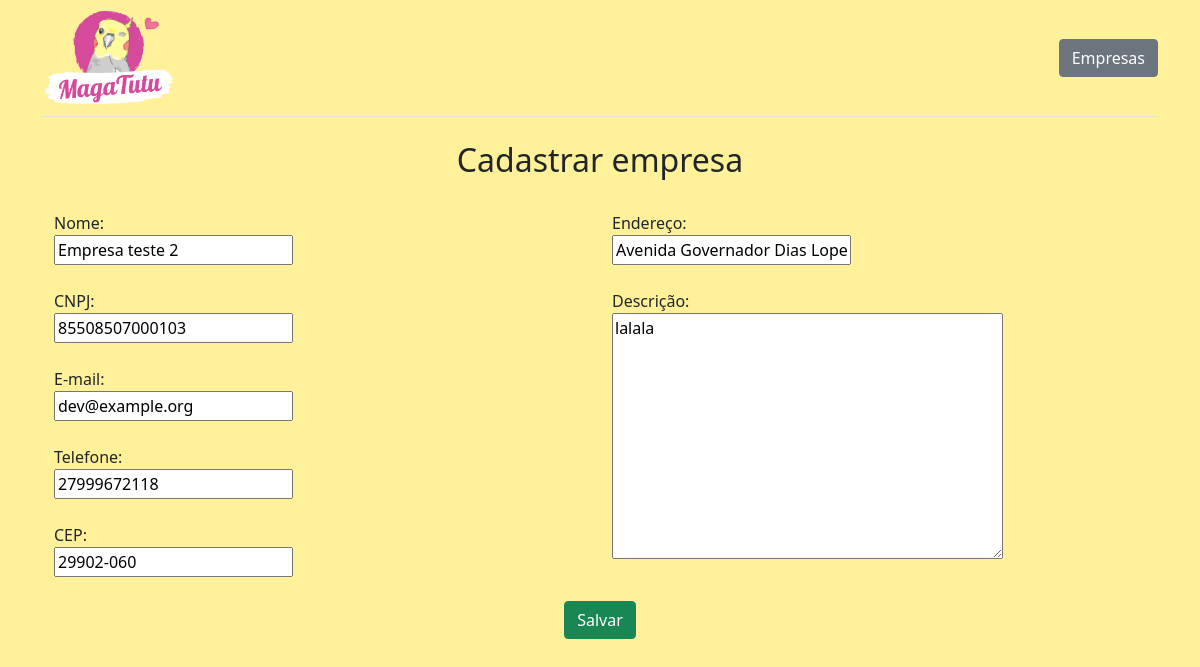
The app's page /editar-empresa/2/, older data.
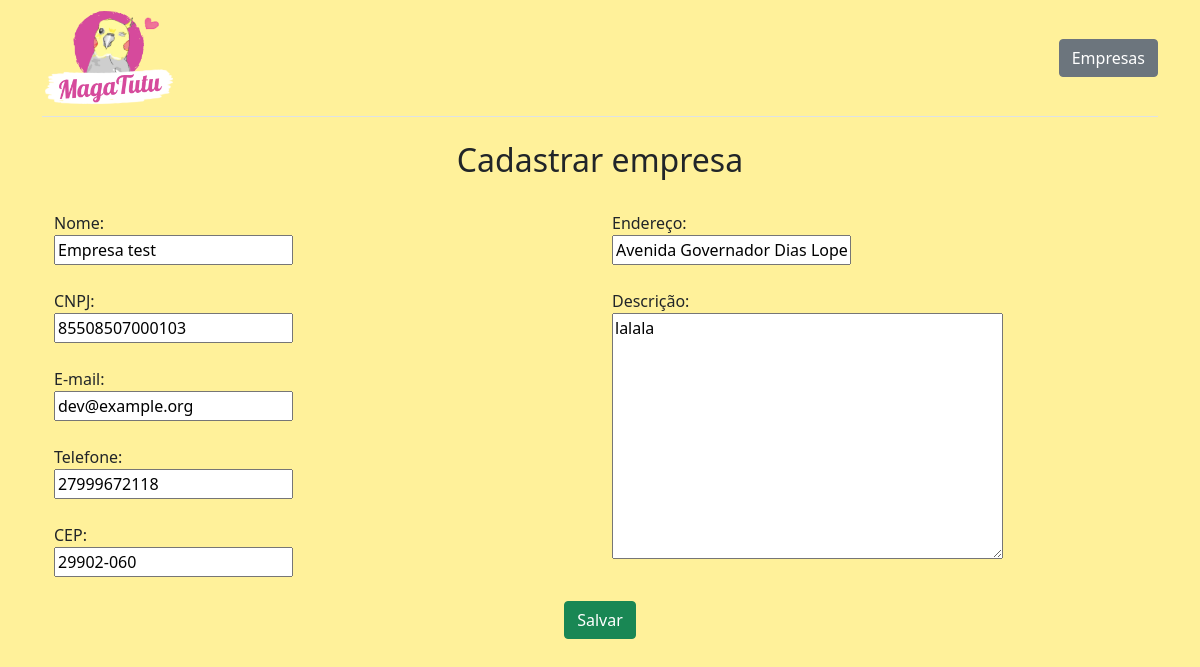
The same page, newer data.
### app/models.py (models this page shows)
class Empresas(models.Model):
    nome = models.CharField(max_length=150)
    cnpj = models.CharField(max_length=14)
    email = models.EmailField(max_length=254)
    telefone = models.CharField(max_length=100)
    descricao = models.TextField(max_length=1024*2)
    cep = models.CharField(max_length=50)
    endereco = models.CharField(max_length=200)

### app/views.py (the view)
# urls.py: path('editar-empresa/<int:pk>/',views.irParaEditarEmpresa, name='editar-empresa'),
def irParaEditarEmpresa(request,pk):
    data = {}
    data['empresa'] = models.Empresas.objects.get(pk=pk)
    data['formularioEmpresa'] = forms.EmpresasForm(instance=data['empresa'])
    return render(request,"cadastro-empresa.html", data)

### app/forms.py
class EmpresasForm(ModelForm):
  class Meta:
    model = models.Empresas
    fields = ['nome', 'cnpj', 'email', 'telefone', 'descricao', 'cep', 'endereco']

### app/templates/cadastro-empresa.html (shortened to what this page needs)
<!DOCTYPE html>
<html lang="pt-br">
<head>
    <link href="https://cdn.jsdelivr.net/npm/bootstrap@5.1.1/dist/css/bootstrap.min.css" rel="stylesheet"
>
</head>
<body>
    <div class="container header-content">
        <header class="d-flex justify-content-center py-2 mb-4 border-bottom">
            <a href="/" class="d-flex align-items-center mb-3 mb-md-0 me-md-auto text-dark text-decoration-none">
                {% load static %}
                <img src="{% static 'tutu.png' %}" alt="MagaTutu" height="100">
            </a>
            <div class="d-flex align-items-center">
                <a class="btn btn-secondary" href="/empresas/" role="button">Empresas</a>
            </div>
        </header>
    </div>
    <div class="container">
        <h2 class="text-center">Cadastrar empresa</h2>
        <form name="form-empresa" id="form-empresa" method="POST"
            action="{% if empresa %}/salvar-editar-empresa/{{empresa.id}}/{% else %}/salvar-cadastrar-empresa/{% endif %}">
            <div class="d-flex justify-content-between">
                <div class="container">
                    <div class="form-group mt-4">Nome:<br> {{ formularioEmpresa.nome }}</div>
                    <div class="form-group mt-4">CNPJ:<br> {{ formularioEmpresa.cnpj }}</div>
                    <div class="form-group mt-4">E-mail:<br> {{ formularioEmpresa.email }}</div>
                    <div class="form-group mt-4">Telefone:<br> {{ formularioEmpresa.telefone }}</div>
                    <div class="form-group mt-4">CEP:<br> {{ formularioEmpresa.cep }}</div>
                </div>
                <div class="container">
                    <div class="form-group mt-4">Endereço:<br> {{ formularioEmpresa.endereco }}</div>
                    <div class="form-group mt-4">Descrição:<br> {{ formularioEmpresa.descricao }}</div>
                </div>
                <br>
            </div>
            <br>
            <div class="text-center">
                <input type="submit" value="Salvar" class="btn btn-success">
            </div>
        </form>
        <br>
        <br>
    </div>
    {% load static %}
    <link href="{% static 'style.css' %}" rel="stylesheet">
</body>
</html>

Row changes from the older to the newer data that the page shows:
changed Empresas "dev@example.org": nome "Empresa teste 2" → "Empresa test"
